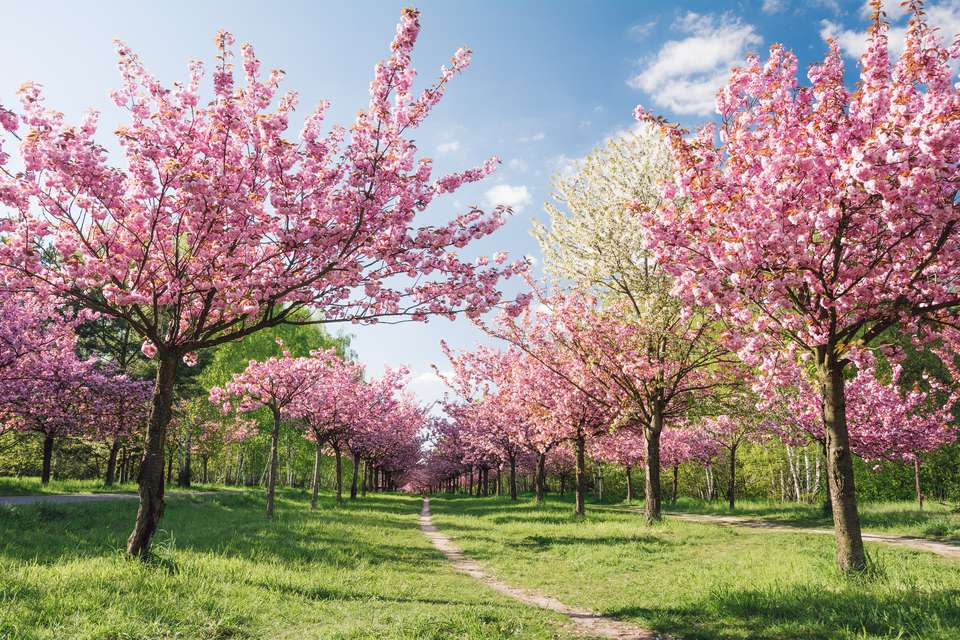
#> input picture cherry2.jpg, 960 x 640 px
$ python segmentation.py
#> lines starting #> are read from the running program, lines starting #| are printed output that depends on the picture; after the words box and inside, x2 and y2 are one past the last pixel; in counts of white or black regions, pixels touching at a corner belong together
import numpy as np
import cv2

img=cv2.imread('cherry2.jpg',0)
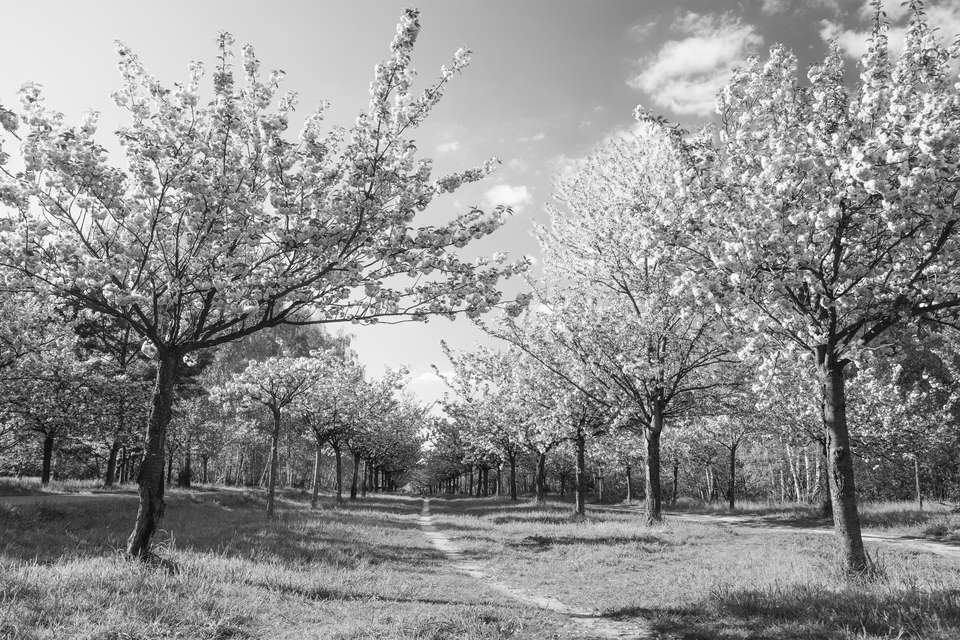
#> img: shape (640, 960); min 0, max 255, mean 145.2

height,width=img.shape[0:2]
#> height = 640; width = 960

cv2.imshow("Original BW",img)

''''binary=np.zeros([height,width,1],'uint8')
#binary=img[height]
print(binary)

threshold=20
thresh=25

for i in range(0,height):
	for j in range(0,width):
		if binary[i][j]>threshold:
			binary[i][j]=255


cv2.imshow("edited",binary)'''


ret,thresh=cv2.threshold(img,70,255,cv2.THRESH_BINARY)
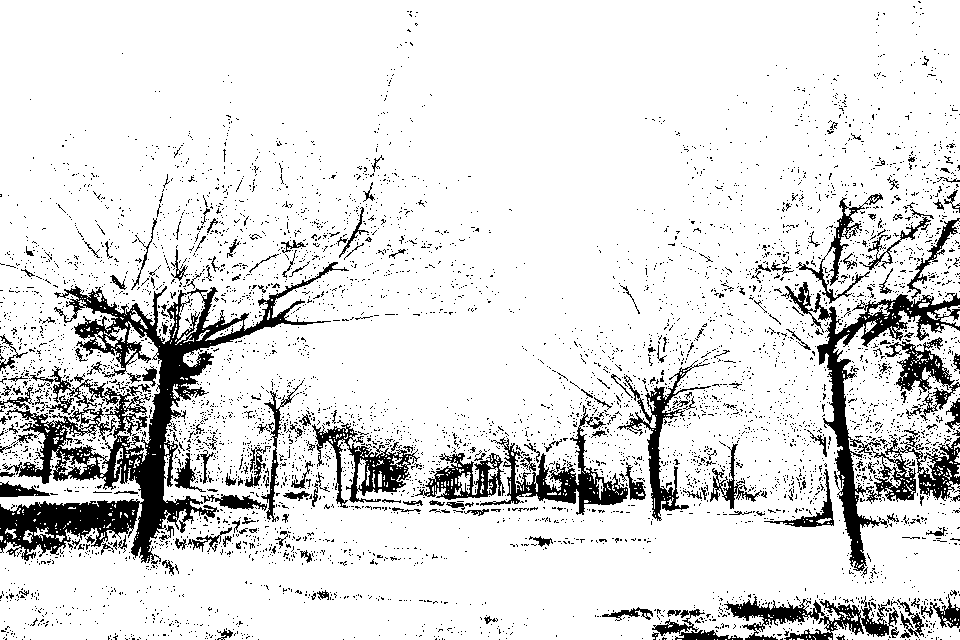
#> thresh: shape (640, 960); 87.3% white; 5644 black regions (5425 under 20 px), largest, box (x1, y1, x2, y2) and area: (0, 262, 349, 564) 22209, (781, 282, 960, 571) 9549, (480, 405, 628, 515) 3416
thresh_adapy=cv2.adaptiveThreshold(img,255,cv2.ADAPTIVE_THRESH_GAUSSIAN_C,cv2.THRESH_BINARY,115,1)
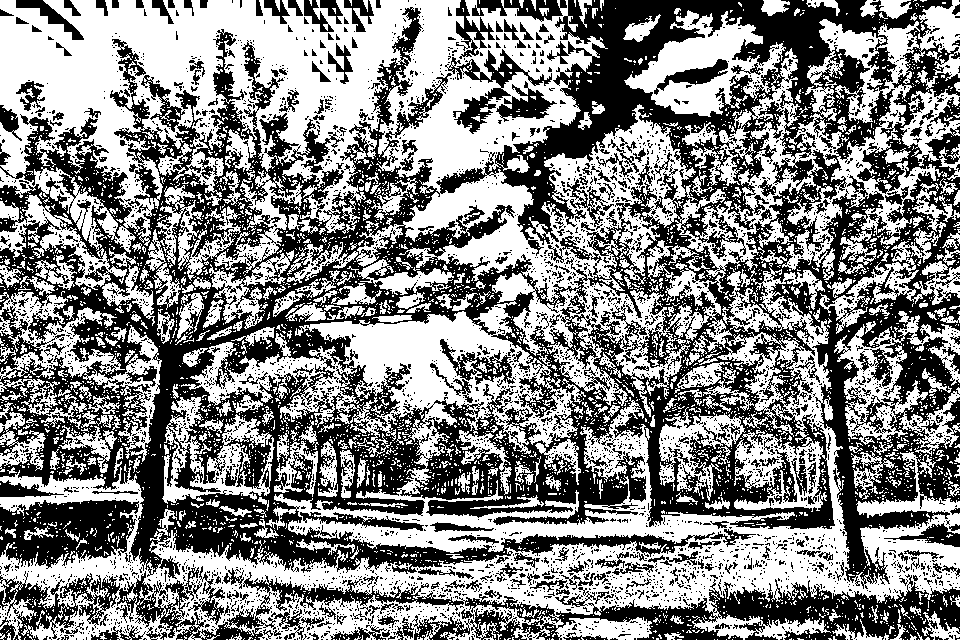
#> thresh_adapy: shape (640, 960); 52.6% white; 4256 black regions (3946 under 20 px), largest, box (x1, y1, x2, y2) and area: (0, 0, 960, 589) 219621, (0, 567, 960, 640) 21742, (0, 500, 139, 569) 6426
cv2.imshow("inbuilts",thresh)
cv2.imshow("adaptiveThreshold",thresh_adapy)
cv2.waitKey(0)
cv2.destroyAllWindows()

$ run again, with butterfly.jpg copied over cherry2.jpg
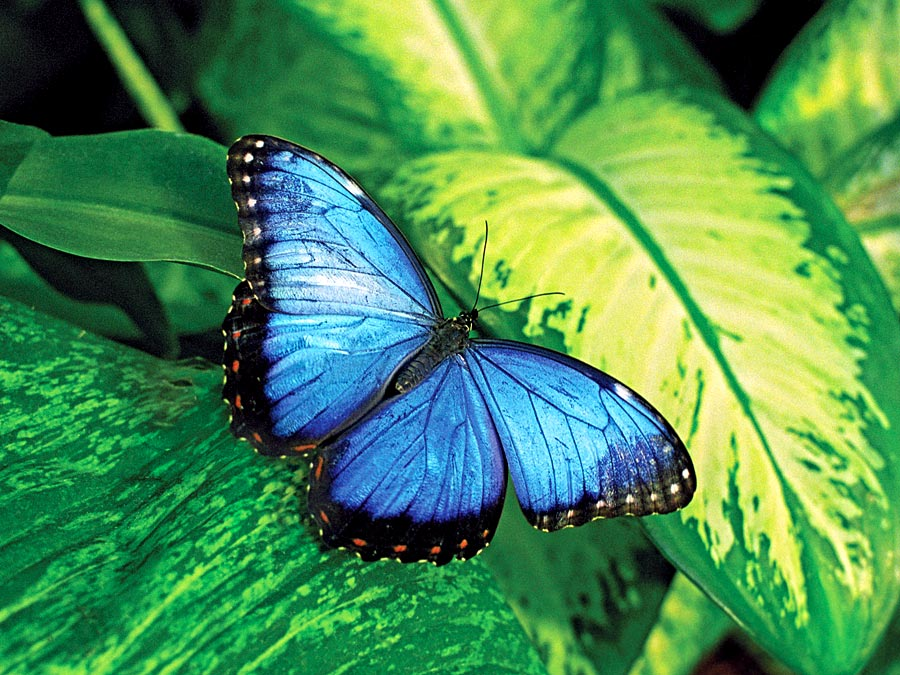
#> input picture butterfly.jpg, 900 x 675 px
#> `ret,thresh=cv2.threshold(img,70,255,cv2.THRESH_BINARY)`:
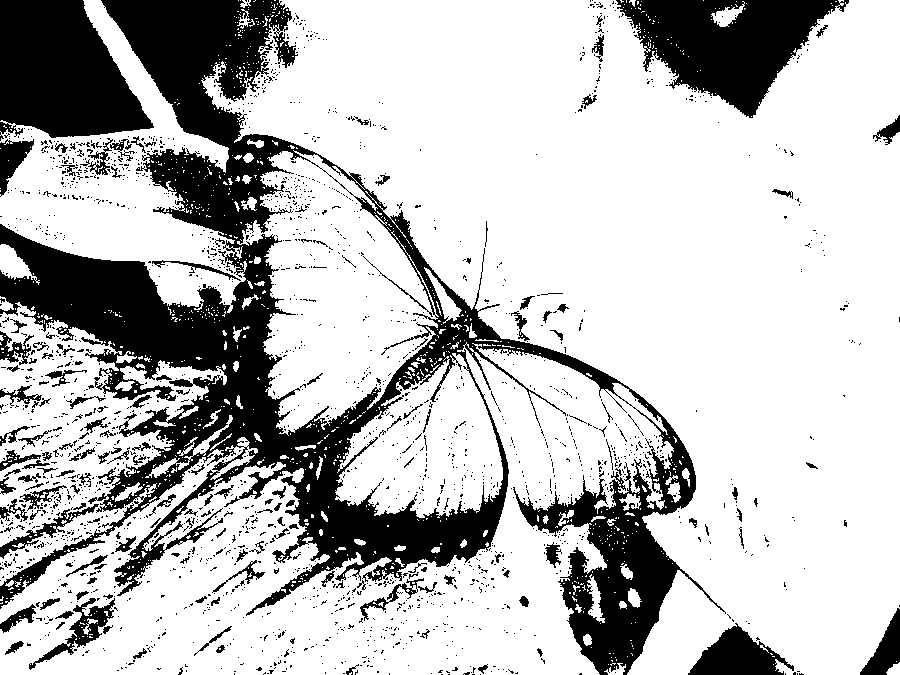
#> thresh: shape (675, 900); 74.3% white; 2085 black regions (1921 under 20 px), largest, box (x1, y1, x2, y2) and area: (0, 0, 726, 675) 102073, (0, 0, 154, 141) 15541, (616, 0, 849, 118) 14317
#> `thresh_adapy=cv2.adaptiveThreshold(img,255,cv2.ADAPTIVE_THRESH_GAUSSIA..`:
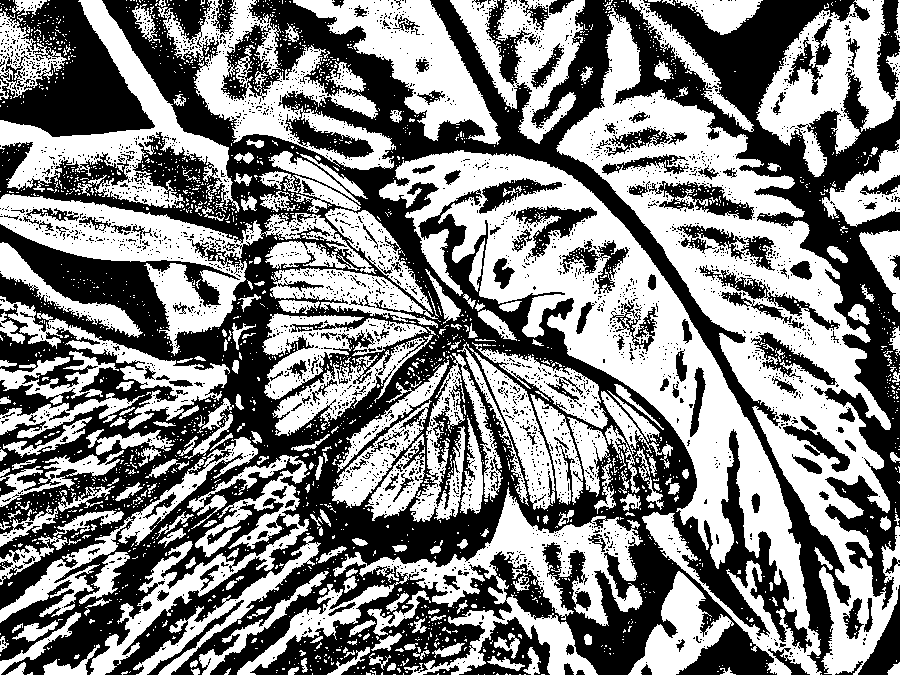
#> thresh_adapy: shape (675, 900); 51.5% white; 3044 black regions (2890 under 20 px), largest, box (x1, y1, x2, y2) and area: (0, 0, 900, 675) 242722, (0, 0, 155, 137) 11858, (459, 617, 550, 675) 2325

$ run again, with count.jpg copied over cherry2.jpg
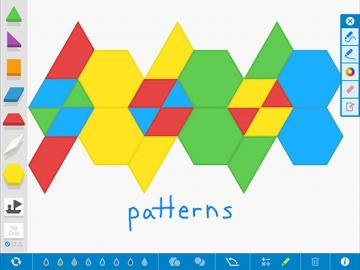
#> input picture count.jpg, 360 x 270 px
#> `ret,thresh=cv2.threshold(img,70,255,cv2.THRESH_BINARY)`:
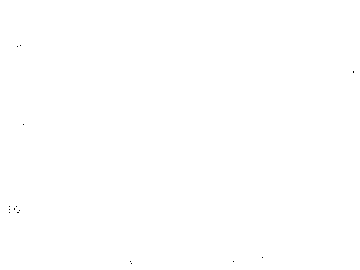
#> thresh: shape (270, 360); 100% white; black in thin lines or dots, all inside (x1, y1, x2, y2) = (9, 45, 354, 264)
#> `thresh_adapy=cv2.adaptiveThreshold(img,255,cv2.ADAPTIVE_THRESH_GAUSSIA..`:
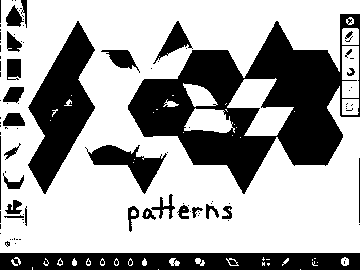
#> thresh_adapy: shape (270, 360); 65.1% white; 98 black regions (68 under 20 px), largest, box (x1, y1, x2, y2) and area: (128, 14, 360, 194) 17367, (28, 21, 95, 194) 5764, (0, 253, 360, 270) 5629
